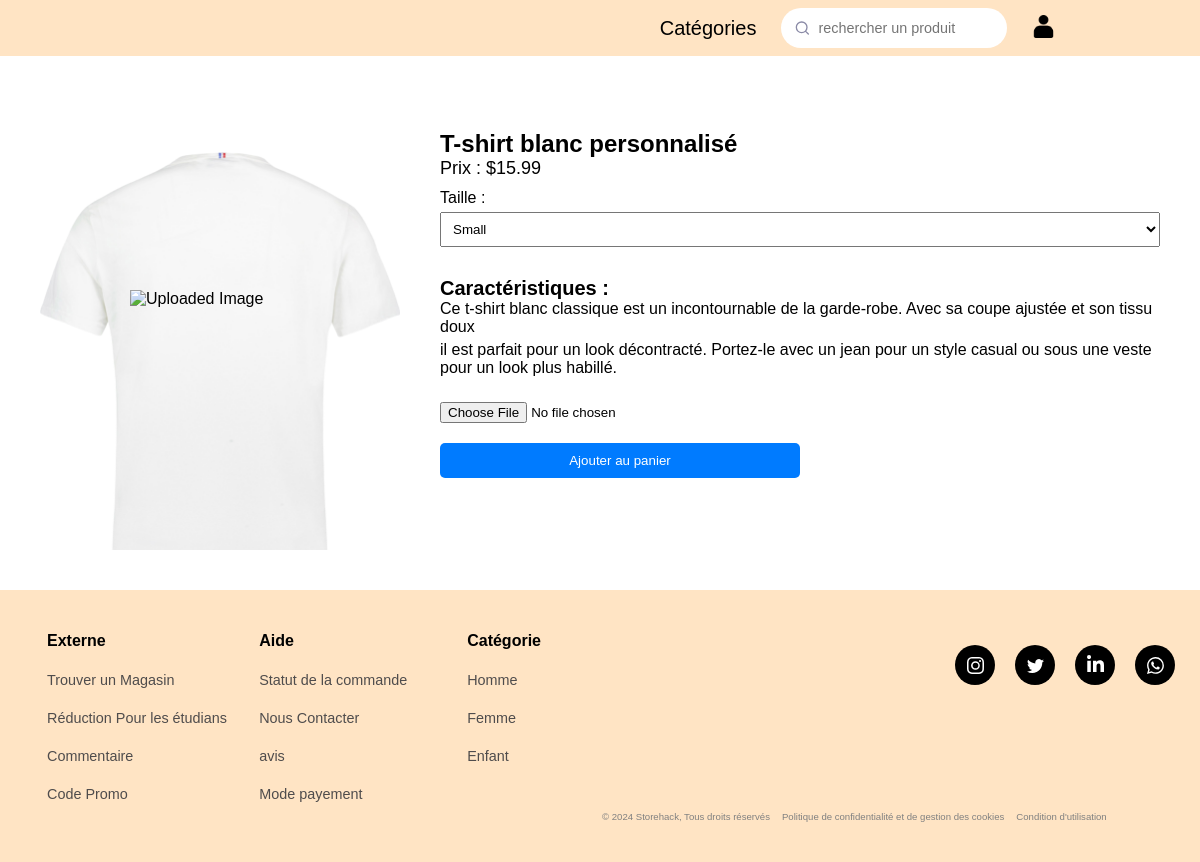
The page /personnaliser.php?id=1 on the database its author committed.
### tables this page shows
CREATE TABLE Produit (
    ID_produit INT AUTO_INCREMENT PRIMARY KEY,
    Nom VARCHAR(255),
    Description TEXT,
    Prix DECIMAL(10, 2),
    Promotion VARCHAR(3),
    Sexe VARCHAR(255),
    
    nb_image INT,
    Mail VARCHAR(50),
    FOREIGN KEY (Mail) REFERENCES Utilisateur(Mail)
);

### personnaliser.php (the view, shortened to what this page needs)
<!DOCTYPE html>
<html lang="en">
<head>
    <link rel="stylesheet" href="css/description.css">
    <link rel="stylesheet" href="css/nav-bar.css">
    <link rel="stylesheet" href="css/t-shirt.css">
</head>
<body>
<?php
include "includes/header.php"
?>
<?php
include('php/login.php');
if(isset($_GET['id'])) {
    $id_produit = $_GET['id'];
    $query = "SELECT * FROM Produit WHERE ID_produit = :id_produit";
    $stmt = $pdo->prepare($query);
    $stmt->bindParam(':id_produit', $id_produit, PDO::PARAM_INT);
    $stmt->execute();
    $produit = $stmt->fetch(PDO::FETCH_ASSOC);
    if($produit) {
        $nom_produit = $produit['Nom'];
        $prix_produit = $produit['Prix'];
        $caracteristiques = explode(',', $produit['Description']);
    } else {
        header('Location: erreur.php');
        exit();
    }
} else {
    header('Location: erreur.php');
    exit();
}
?>
<main class="product-main">
    <div class="product-image2">
        <img class="taille-img" id="uploadedImage" src="#" alt="Uploaded Image">
    </div>
    <div class="product-details">
        <h1><?php echo $nom_produit; ?></h1>
        <p>Prix : $<?php echo $prix_produit; ?></p>
        <label for="size">Taille :</label>
        <select id="size">
            <option value="small">Small</option>
        </select>
        <h2>Caractéristiques :</h2>
        <ul>
            <?php foreach($caracteristiques as $caracteristique) : ?>
                <li><?php echo $caracteristique; ?></li>
            <?php endforeach; ?>
        </ul>
        <input type="file" id="fileInput" accept="image/*">
        <button>Ajouter au panier</button>
    </div>
</main>
<?php
include "includes/footer.php"
?>
</body>
</html>

### includes/header.php (shortened to what this page needs)
<header>
    <nav class="navbar">
        <div class="nav-links">
            <ul class="standard-ul ma-liste">
                <li class="deroulant nav-li marge-li"><a href="#" id="cat">Catégories</a>
                </li>
                <li class="form">
                    <button id="submitButton">
                        <svg width="17" height="16" fill="none" xmlns="http://www.w3.org/2000/svg" role="img" aria-labelledby="search">
                            <path d="M7.667 12.667A5.333 5.333 0 107.667 2a5.333 5.333 0 000 10.667zM14.334 14l-2.9-2.9" stroke="currentColor" stroke-width="1.333" stroke-linecap="round" stroke-linejoin="round"></path>
                        </svg>
                    </button>
                    <input class="input" id="textInput" placeholder="rechercher un produit" required="" type="text">
                </li>
                <?php if (isset($_SESSION['Mail']))
                {
                    if ($_SESSION['Type_utilisateur'] === "admin")
                    {
                        echo "
                        <li class=\"nav-li marge-li \"><a href=\"article_en_vente.php\"><img class='icone' src=\"assets/icon/add.png\" id=\"coeur\" alt=\"\"></a></li>
                        <li class=\"nav-li marge-li \"><a href=\"admin.php\"><img class='icone' src=\"assets/icon/admin.png\" id=\"user\" alt=\"\"></a></li>
                        <li class=\"nav-li marge-li \"><a href=\"php/logout.php\"><img class='icone' src=\"assets/icon/logout.png\" id=\"user\" alt=\"\"></a></li>
                        "
                    ;}
                    elseif ($_SESSION['Type_utilisateur'] === "client")
                    {
                        echo "
                        <li class=\"nav-li marge-li \"><a href=\"panier.php\"><img class='icone' src=\"assets/icon/panier.png\" id=\"panier\" alt=\"\"></a></li>
                        <li class=\"nav-li marge-li \"><a href=\"utilisateur.php\"><img class='icone' src=\"assets/icon/user.png\" id=\"user\" alt=\"\"></a></li>
                        <li class=\"nav-li marge-li \"><a href=\"php/logout.php\"><img class='icone' src=\"assets/icon/logout.png\" id=\"user\" alt=\"\"></a></li>
                        "
                    ;}
                }
                else echo "
                <li class=\"nav-li marge-li \"><a href=\"connexion.php\"><img class='icone' src=\"assets/icon/user.png\" id=\"user\" alt=\"\"></a></li>
                ";?>
            </ul>
        </div>
    </nav>
</header>

### includes/footer.php (shortened to what this page needs)
<footer>
    <div class="footer-container">
        <div class="category">
            <div class="social">
                <div class="card">
                    <a class="socialContainer containerOne" href="#">
                    </a>
                    <a class="socialContainer containerTwo" href="#">
                        </a>
                    <a class="socialContainer containerThree" href="#">
                    </a>
                    <a class="socialContainer containerFour" href="#">
                    </a>
                </div>
            </div>
            <table class="flooter">
                <tr>
                    <td class="aled tdpournavbarre"><p style="font-size: 1rem;     font-weight: bold;" >Externe</p></td>
                    <td class="aled tdpournavbarre"><p style="font-size: 1rem;     font-weight: bold; ">Aide</p></td>
                    <td class="aled tdpournavbarre"><p style="font-size: 1rem;     font-weight: bold; ">Catégorie</p></td>
                </tr>
                <tr>
                    <td class="aled tdpournavbarre"><a class="liensfooter" href=" ">Trouver un Magasin</a></td>
                    <td class="aled tdpournavbarre"><a class="liensfooter" href=" ">Statut de la commande</a></td>
                    <td class="aled tdpournavbarre"><a class="liensfooter" href="recherche.php?mot_recherche=<?= urlencode('homme unisex') ?>">Homme</a></td>
                </tr>
                <tr>
                    <td class="aled tdpournavbarre"><a class="liensfooter" href=" ">Réduction Pour les étudians</a></td>
                    <td class="aled tdpournavbarre"><a class="liensfooter" href=" ">Nous Contacter</a></td>
                    <td class="aled tdpournavbarre"><a class="liensfooter" href="recherche.php?mot_recherche=<?= urlencode('femme unisex') ?>">Femme</a></td>
                </tr>
                <tr>
                    <td class="aled tdpournavbarre"><a class="liensfooter" href=" ">Commentaire</a></td>
                    <td class="aled tdpournavbarre"><a class="liensfooter" href=" ">avis</a></td>
                    <td class="aled tdpournavbarre"><a class="liensfooter" href="recherche.php?mot_recherche=<?= urlencode('enfant') ?>">Enfant</a></td>
                </tr>
                <tr>
                    <td class="aled tdpournavbarre"><a class="liensfooter" href=" ">Code Promo</a></td>
                    <td class="aled tdpournavbarre"><a class="liensfooter" href=" ">Mode payement</a></td>
                    <td>
                        <div class="crédit">
                            <table>
                                <tr>
                                    <td class="tdpournavbarre"><a class="crédit_texte ">© 2024 Storehack,  Tous droits réservés</a></td>
                                    <td class="tdpournavbarre"><a class="crédit_texte " href="">Politique de confidentialité et de gestion des cookies</a></td>
                                    <td class="tdpournavbarre"><a class="crédit_texte " href="">Condition d'utilisation</a></td>
                                </tr>
                            </table>
                        </div>
                    </td>
                </tr>
            </table>
            <br>
        </div>
    </div>
</footer>

### css/description.css (style rules this page uses)
.product-main { display: flex; }
.product-image2 { width: 45vh; height: 50vh; background-image: url('../assets/t-shirt.png'); background-size: cover; position: relative; margin: 20px; }
.taille-img { min-width: 50%; min-height: 30%; max-width: 80%; max-height: 80%; position: absolute; top: 50%; left: 50%; }
.product-details { flex: 1; padding: 0 20px; }
.product-details h1 { font-size: 24px; margin-top: 0; }
.product-details p { font-size: 18px; }
.product-details label { display: block; margin-top: 10px; }
.product-details select { width: 100%; padding: 8px; margin-top: 5px; margin-bottom: 15px; }
.product-details h2 { font-size: 20px; margin-top: 15px; }
.product-details ul { list-style-type: none; padding: 0; }
.product-details li { margin-bottom: 5px; }
.product-details button { display: block; width: 30vw; padding: 10px; background-color: #007bff; color: #fff; border: none; border-radius: 5px; cursor: pointer; margin-top: 20px; }
main { max-width: 100%; margin-top: 50px; padding: 20px; }

### css/nav-bar.css (style rules this page uses)
* { margin: 0; padding: 0; text-decoration: none; list-style: none; }
html { scrollbar-width: none; overflow-x: hidden; }
body { font-family: 'Poppins', sans-serif; }
header { height: 7.5vh; width: 100%; background-color: white; background-size: cover; }
.navbar { position: fixed; padding: 1vh 10vw; display: flex block; background-color: bisque; justify-content: space-between; align-items: center; width: 100%; box-sizing: border-box; z-index: 999; transition: padding 0.3s; }
.navbar a { color: black; }
.icone { width: 23px; height: 23px; }
.navbar .nav-links .standard-ul { display: flex; }
.navbar .nav-links ul .marge-li { margin: 0 25px; }
.deroulant { font-size: 20px; }
.nav-li { display: flex; align-items: center; }
footer { background-color: bisque; color: black; padding: 30px; text-align: center; position: relative; left: 0; bottom: 0; }
.crédit { position: absolute; width: 50vw; right: 0; }
.crédit_texte { font-size: 0.6rem; text-decoration: none; color: gray; margin-right: 10px; }
.flooter { padding-left: 0%; width: 90%; }
.tdpournavbarre { padding: 10px 0; text-align: left; }
.aled { font-size: 0.9rem; padding-left: 15px; width: 50% !important; }
.category { width: 50%; }
.form button { border: none; background: none; color: #8b8ba7; }
.form { --timing: 0.3s; --width-of-input: 200px; --height-of-input: 40px; --border-height: 2px; --input-bg: #fff; --border-color: black; --border-radius: 30px; --after-border-radius: 1px; position: relative; width: var(--width-of-input); height: var(--height-of-input); display: flex; align-items: center; padding-inline: 0.8em; border-radius: var(--border-radius); transition: border-radius 0.5s ease; background: var(--input-bg,#fff); }
.input { font-size: 0.9rem; background-color: transparent; width: 100%; height: 100%; padding-inline: 0.5em; padding-block: 0.7em; border: none; }
.form:before { content: ""; position: absolute; background: var(--border-color); transform: scaleX(0); transform-origin: center; width: 100%; height: var(--border-height); left: 0; bottom: 0; border-radius: 1px; transition: transform var(--timing) ease; }
.form svg { width: 17px; margin-top: 3px; }
.social { position: absolute; right: 0; }
.card { width: fit-content; height: fit-content; display: flex; align-items: center; justify-content: center; padding: 25px 25px; gap: 20px; }
.socialContainer { width: 40px; height: 40px; border-radius: 50%; background-color: rgb(0, 0, 0); display: flex; align-items: center; justify-content: center; overflow: hidden; transition-duration: .3s; }
.socialSvg { width: 17px; }
.liensfooter { text-decoration: none; color: rgb(79, 76, 76); }
.footer-container { display: flex; width: 100%; }

### css/t-shirt.css (style rules this page uses)
body { font-family: Arial, sans-serif; }
#uploadedImage { max-width: 15vw; max-height: 40vh; position: absolute; top: 50%; left: 50%; transform: translate(-50%, -50%); }
#fileInput { margin-top: 20px; }

### rows shown on the page
produit: Nom "T-shirt blanc personnalisé", Prix "15.99", Description "Ce t-shirt blanc classique est un incontournable de la garde-robe. Avec sa coupe ajustée et son tissu doux", Description "il est parfait pour un look décontracté. Portez-le avec un jean pour un style casual ou sous une veste pour un look plus habillé."
